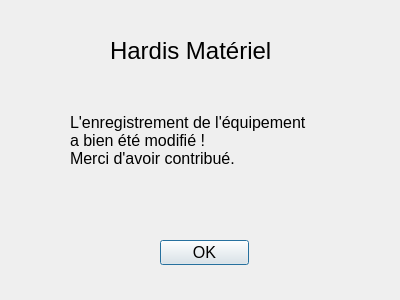
<?xml version="1.0" encoding="UTF-8"?>
<ui version="4.0">
 <class>Dialog</class>
 <widget class="QDialog" name="Dialog">
  <property name="enabled">
   <bool>true</bool>
  </property>
  <property name="geometry">
   <rect>
    <x>0</x>
    <y>0</y>
    <width>400</width>
    <height>300</height>
   </rect>
  </property>
  <property name="font">
   <font>
    <pointsize>12</pointsize>
    <kerning>true</kerning>
   </font>
  </property>
  <property name="windowTitle">
   <string>Dialog</string>
  </property>
  <widget class="QLabel" name="Texte">
   <property name="geometry">
    <rect>
     <x>70</x>
     <y>100</y>
     <width>291</width>
     <height>81</height>
    </rect>
   </property>
   <property name="text">
    <string>L'enregistrement de l'équipement 
a bien été modifié !
Merci d'avoir contribué.</string>
   </property>
  </widget>
  <widget class="QLabel" name="Titre">
   <property name="geometry">
    <rect>
     <x>110</x>
     <y>30</y>
     <width>191</width>
     <height>41</height>
    </rect>
   </property>
   <property name="font">
    <font>
     <pointsize>18</pointsize>
    </font>
   </property>
   <property name="text">
    <string>Hardis Matériel</string>
   </property>
  </widget>
  <widget class="QPushButton" name="BoutonOK">
   <property name="geometry">
    <rect>
     <x>160</x>
     <y>240</y>
     <width>89</width>
     <height>25</height>
    </rect>
   </property>
   <property name="text">
    <string>OK</string>
   </property>
  </widget>
 </widget>
 <resources/>
 <connections>
  <connection>
   <sender>BoutonOK</sender>
   <signal>clicked()</signal>
   <receiver>Dialog</receiver>
   <slot>accept()</slot>
   <hints>
    <hint type="sourcelabel">
     <x>204</x>
     <y>252</y>
    </hint>
    <hint type="destinationlabel">
     <x>199</x>
     <y>149</y>
    </hint>
   </hints>
  </connection>
 </connections>
</ui>
